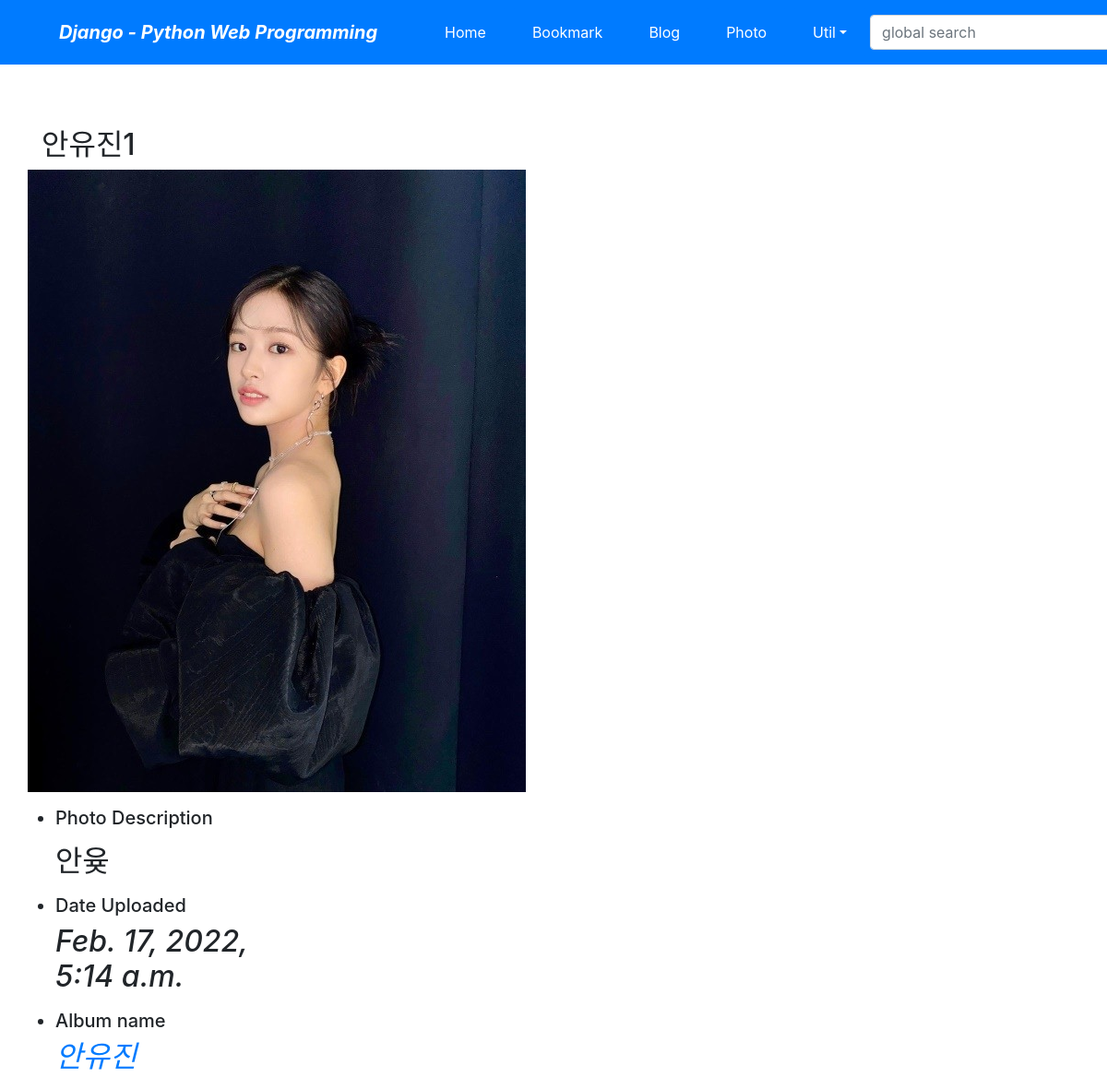
Screenshot of /photo/photo/1/ with the database file from the repository.
### photo/models.py (models this page shows, shortened)
class Photo(models.Model):
    album = models.ForeignKey(Album, on_delete=models.CASCADE)
    title = models.CharField('TITLE', max_length=30)
    description = models.TextField('Photo Description', blank=True)
    image = ThumbnailImageField(upload_to='photo/%Y/%m')
    upload_dt = models.DateTimeField('Upload Date', auto_now_add=True)
    class Meta:
        ordering = ('title',)

class Album(models.Model):
    name = models.CharField(max_length=30)
    description =models.CharField('One line Description', max_length=100, blank=True)
    class Meta:
        ordering=('name',)

### photo/views.py (the view)
# urls.py: path('photo/<int:pk>/', views.PhotoDV.as_view(), name='photo_detail'),
class PhotoDV(DetailView):
    model = Photo

### photo/templates/photo/photo_detail.html (shortened to what this page needs)
{% extends "base.html" %}
{% block content %}
    <h2 class="mt-5">{{ object.title }}<h2>
        <div class="row">
            <a href="{{ object.image.url }}">
                <img src="{{ object.image.url }}" style="width:100%;">
            </a>
        </div>
        <ul class="col-md-3 mt-3">
            <li class="h5">Photo Description</li>
            {% if object.description %}<p>{{ object.description|linebreaks }}</p>
            {% else %}<p>(blank)</p>{% endif %}
            <li class="h5">Date Uploaded</li>
                <p class="font-italic">{{ object.upload_dt }}</p>
            <li class="h5">Album name</li>
                <p class="font-italic">
                    <a href="{% url 'photo:album_detail' object.album.id %}">{{ object.album.name }}</a>
                </p>
            </ul>
        </div>
        {% endblock %}

### rows the page displays
Photo: title "안유진1", image (picture), description "안윶", upload_dt "Feb. 17, 2022, 5:14 a.m.", album.name "안유진"
